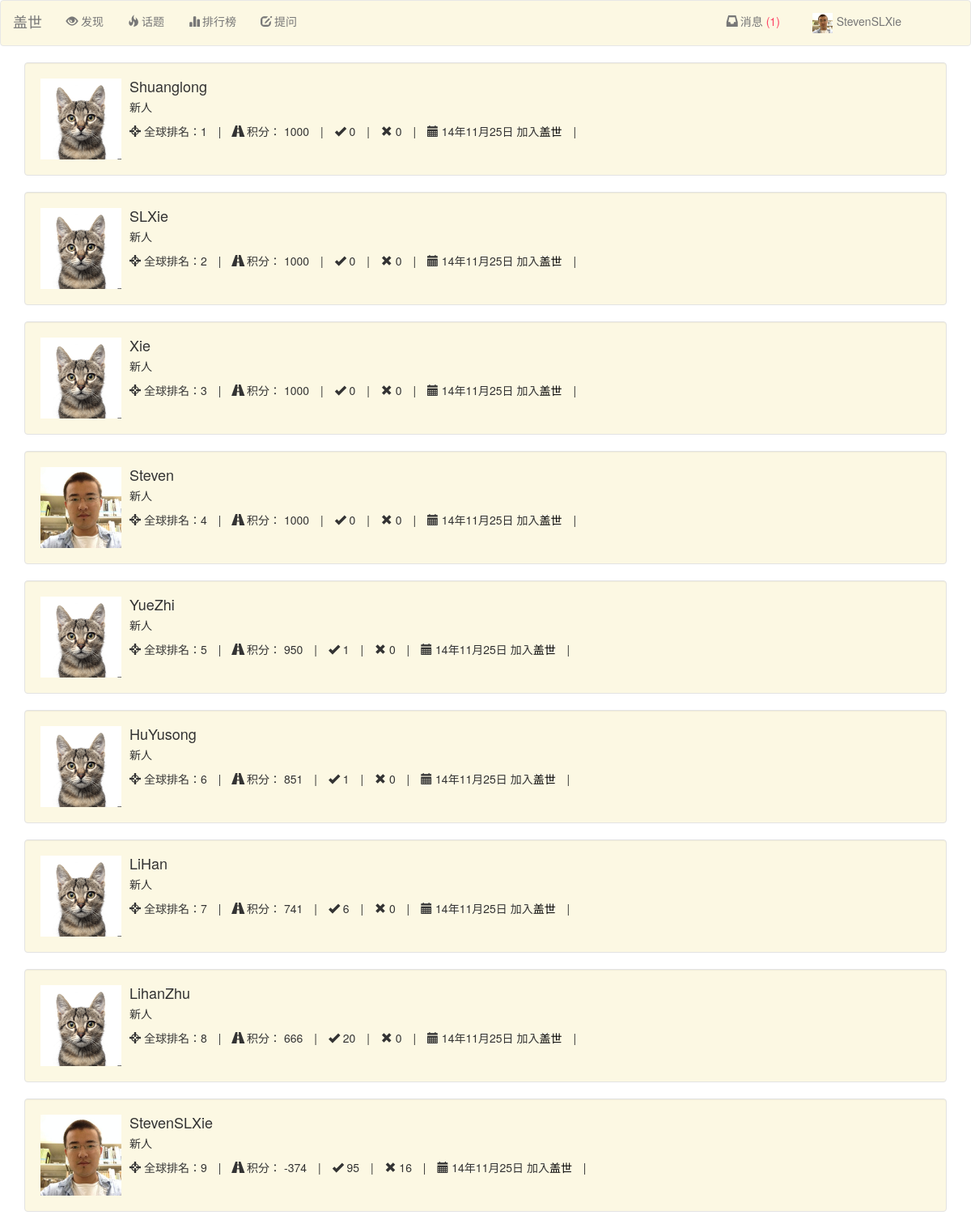
Page /leaderboard (signed in) on the committed database.
### Guess/models.py (models this page shows)
class Person(models.Model):
	user = models.OneToOneField(User)
	point = models.IntegerField(default=1000)
	photo = models.FileField(upload_to='%Y/%m/%d/', default= 'cat.jpg')
	expertise = models.ManyToManyField(PersonTag)
	win = models.IntegerField(default=0)
	lose = models.IntegerField(default=0)
	game = models.IntegerField(default=0)
	rank = models.IntegerField(default=0)
	joined = models.DateTimeField(default=datetime.datetime.now())
	title = models.CharField(max_length=30, default="新人")
	class Meta:
		ordering = ('point', 'win',)

### Guess/views.py (the view)
# urls.py: url(r'^leaderboard$', 'Guess.views.leaderboard', name='leaderboard'),
def leaderboard(request):
	if not request.user.is_authenticated():
		return redirect(reverse('login'))
	cur_person = Person.objects.get(user=request.user)
	persons = Person.objects.all().order_by('rank','-point','-win')
	para = {}
	para['persons'] = persons
	para = encap_para(para, cur_person)
	return render(request,'leaderboard.html',para)

### Guess/views.py (called while the page is built)
def find_unread(person):
	return person.message_set.filter(read=False)

def encap_para(para, person):
	messages = find_unread(person)
	para['messages'] = messages
	para['person'] = person
	return para

### Guess/templates/leaderboard.html (shortened to what this page needs)
{% load bootstrap3 %}
{% include "nav_bar.html" %}
<link rel="stylesheet" href="http://cdnjs.cloudflare.com/ajax/libs/font-awesome/4.1.0/css/font-awesome.min.css"/>
{% for person in persons %}
<div class="container">
  <div class="well well-frame-c">
      <div class="media">
      	<a class="pull-left" href="#">
            		<img class="media-object" src="/static/images/{{ person.photo.url }}" height="100" width="100">
  		</a>
  		<div class="media-body">
            <h4 class="media-heading">{{ person.user }}</h4>
             <p>{{ person.title }}</p>
          <ul class="list-inline list-unstyled">
            <li><span><i class="glyphicon glyphicon-screenshot"></i> 全球排名：{{ person.rank }} </span></li>
            <li>|</li>
            <li><span><i class="glyphicon glyphicon-road"></i> 积分： {{ person.point }}</span></li>
            <li>|</li>
            <li><span><i class="glyphicon glyphicon-ok"></i> {{ person.win }}</span></li>
            <li>|</li>
            <li><span><i class="glyphicon glyphicon-remove"></i> {{ person.lose }}</span></li>
            <li>|</li>
            <li><span><i class="glyphicon glyphicon-calendar"></i> {{ person.joined | date:"y年m月d日" }} 加入<a href="{% url 'home' %}" style="color: #000000;">盖世</a> </span></li>
            <li>|</li>
			</ul>
       </div>
    </div>
  </div>
</div>
{% endfor %}

### Guess/templates/nav_bar.html (shortened to what this page needs)
<head>
    <link href='static/bootstrap/css/bootstrap.min.css' rel='stylesheet'>
</head>
<nav class="navbar navbar-default nav-frame-c" role="navigation">
  <div class="container-fluid">
    <div class="navbar-header">
      <a class="navbar-brand" href="{% url 'home' %}">盖世</a>
    </div>
    <div class="collapse navbar-collapse" id="bs-example-navbar-collapse-1">
      <ul class="nav navbar-nav">
        <li><a href="{% url 'home' %}"><i class="glyphicon glyphicon-eye-open"></i> 发现</a></li>
        <li id="tag_list" class="dropdown">
            <a id="tags" href="" class="dropdown-toggle" data-toggle="dropdown"><i class="glyphicon glyphicon-fire" style="margin-right: 3px;"></i>话题</a>
        </li>
        <li><a href="{% url 'leaderboard' %}"><i class="glyphicon glyphicon-stats" style="margin-right: 3px;"></i>排行榜</a></li>
        <li><a href="{% url 'proposal' %}"><i class="glyphicon glyphicon-edit" style="margin-right: 3px;"></i>提问</a></li>
      </ul>
      <ul class="nav navbar-nav navbar-right" style="margin-right: 40px;">
        <li id="notify_list" class="dropdown" style="margin-right: 10px;">
            {% if not messages|length %}
            <a id="notifications" href="#" class="dropdown-toggle" data-toggle="dropdown"><i class="glyphicon glyphicon-inbox" style="margin-right: 3px;"></i>消息</a>
            {% else %}
            <a id="notifications" href="#" class="dropdown-toggle" data-toggle="dropdown"><i class="glyphicon glyphicon-inbox" style="margin-right: 3px;"></i>消息<span class="unread"> ({{ messages|length }})</span></a>
            {% endif %}
        </li>
        <li id='dropdown_list' class="dropdown">
          <a id="account_dropdown" href="#" class="dropdown-toggle" data-toggle="dropdown"> <img src="/static/images/{{ person.photo.url }} " style="width: 25px; height: 25px; margin-right: 5px; margin-bottom: 0px;margin-top: 0px;"/>{{ person.user.username }}</a>
        </li>
      </ul>
    </div>
  </div>
</nav>

### Guess/templates/nav_bar.html (style rules this page uses)
.nav-frame-c { background: rgba(252,248,227,1); }
.unread { color: rgba(254,67,101,1); }

### Guess/templates/leaderboard.html (style rules this page uses)
.well-frame-c { background: rgba(252,248,227,1); }

### rows in the picture
Person: photo (picture), user.username "StevenSLXie", user "StevenSLXie", title "新人", rank "9", point "-374", win "95", lose "16", joined "14年11月25日"
Person: photo (picture), user "Shuanglong", title "新人", rank "1", point "1000", win "0", lose "0", joined "14年11月25日"
Person: photo (picture), user "SLXie", title "新人", rank "2", point "1000", win "0", lose "0", joined "14年11月25日"
Person: photo (picture), user "Xie", title "新人", rank "3", point "1000", win "0", lose "0", joined "14年11月25日"
Person: photo (picture), user "Steven", title "新人", rank "4", point "1000", win "0", lose "0", joined "14年11月25日"
Person: photo (picture), user "YueZhi", title "新人", rank "5", point "950", win "1", lose "0", joined "14年11月25日"
Person: photo (picture), user "HuYusong", title "新人", rank "6", point "851", win "1", lose "0", joined "14年11月25日"
Person: photo (picture), user "LiHan", title "新人", rank "7", point "741", win "6", lose "0", joined "14年11月25日"
Person: photo (picture), user "LihanZhu", title "新人", rank "8", point "666", win "20", lose "0", joined "14年11月25日"

### other values in the picture
{{ messages|length }} "1"
